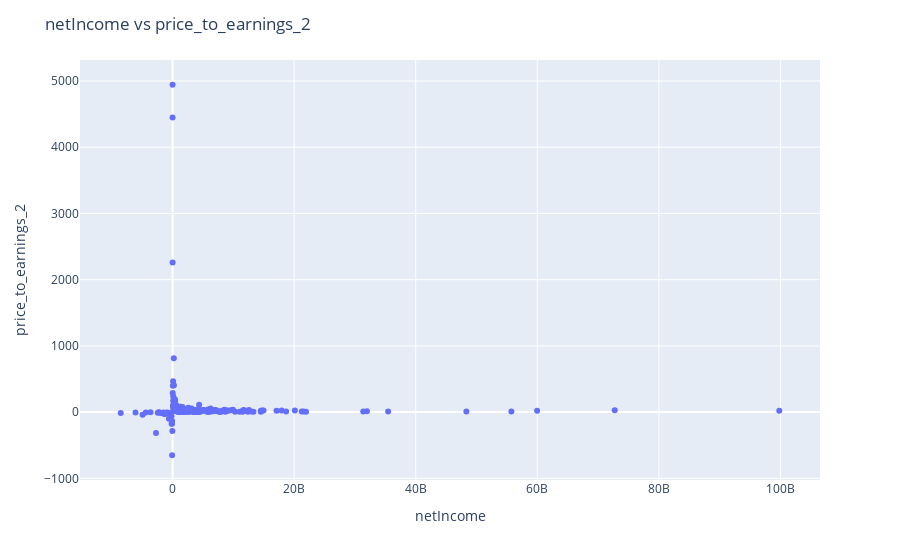

Notebook code cell kept with this figure:
### Code cell
metric = 'price_to_earnings_2'
relevant_cols = ['netIncome', 'commonStockSharesOutstanding', 'close']
x = relevant_cols[0]
hoover_data = relevant_cols[1:]
summary = index_metric_summary(df.copy(), metric, relevant_cols, x, hoover_data)

### Figure 1 — Plotly figure (JSON) as saved in the notebook; plotly's stock layout.template omitted (floating-point values rounded to 4 significant figures; data arrays with more than 128 entries replaced by an {"elided": "..."} marker saying what was removed)
{"data": [{"customdata": {"elided": "405x3 mixed values"}, "hovertemplate": "netIncome=%{x}<br>price_to_earnings_2=%{y}<br>symbol=%{customdata[0]}<br>commonStockSharesOutstanding=%{customdata[1]}<br>close=%{customdata[2]}<extra></extra>", "legendgroup": "", "marker": {"color": "#636efa", "symbol": "circle"}, "mode": "markers", "name": "", "orientation": "v", "showlegend": false, "type": "scatter", "x": {"elided": "405 int values"}, "xaxis": "x", "y": {"elided": "405 float values"}, "yaxis": "y"}], "layout": {"hovermode": "closest", "legend": {"tracegroupgap": 0}, "margin": {"t": 60}, "title": {"text": "netIncome vs price_to_earnings_2"}, "xaxis": {"anchor": "y", "domain": [0, 1], "title": {"text": "netIncome"}}, "yaxis": {"anchor": "x", "domain": [0, 1], "title": {"text": "price_to_earnings_2"}}}}
